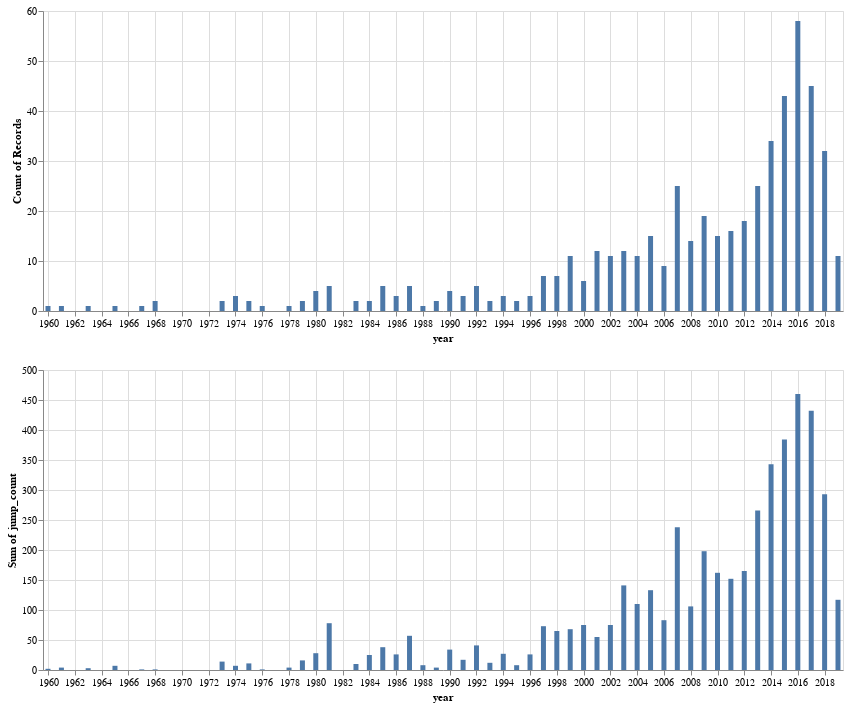

Source (notebook cell):
### Markdown cell above
Here we can see that the number of movies and the number of jump scares has both been steadily increasing over the years.

### Code cell
number_of_movies = alt.Chart(df_agg, width=800).mark_bar().encode(
    x=alt.X('year:T'),
    y=alt.Y('count(movie_name):Q')
)

number_of_scares = alt.Chart(df_agg, width=800).mark_bar().encode(
    x=alt.X('year:T'),
    y=alt.Y('sum(jump_count):Q')
)

number_of_movies & number_of_scares

### Figure 1 — Vega-Lite specification as saved in the notebook (floating-point values rounded to 4 significant figures; data arrays with more than 128 entries replaced by an {"elided": "..."} marker saying what was removed)
{"$schema": "https://vega.github.io/schema/vega-lite/v3.4.0.json", "config": {"mark": {"tooltip": null}, "view": {"height": 300, "width": 400}}, "data": {"name": "data-d89e922ddf05c2adf417bbf2ba860b19"}, "datasets": {"data-d89e922ddf05c2adf417bbf2ba860b19": {"elided": "525 records"}}, "usermeta": {"embedOptions": {"theme": "dark"}}, "vconcat": [{"encoding": {"x": {"field": "year", "type": "temporal"}, "y": {"aggregate": "count", "field": "movie_name", "type": "quantitative"}}, "mark": "bar", "width": 800}, {"encoding": {"x": {"field": "year", "type": "temporal"}, "y": {"aggregate": "sum", "field": "jump_count", "type": "quantitative"}}, "mark": "bar", "width": 800}]}
